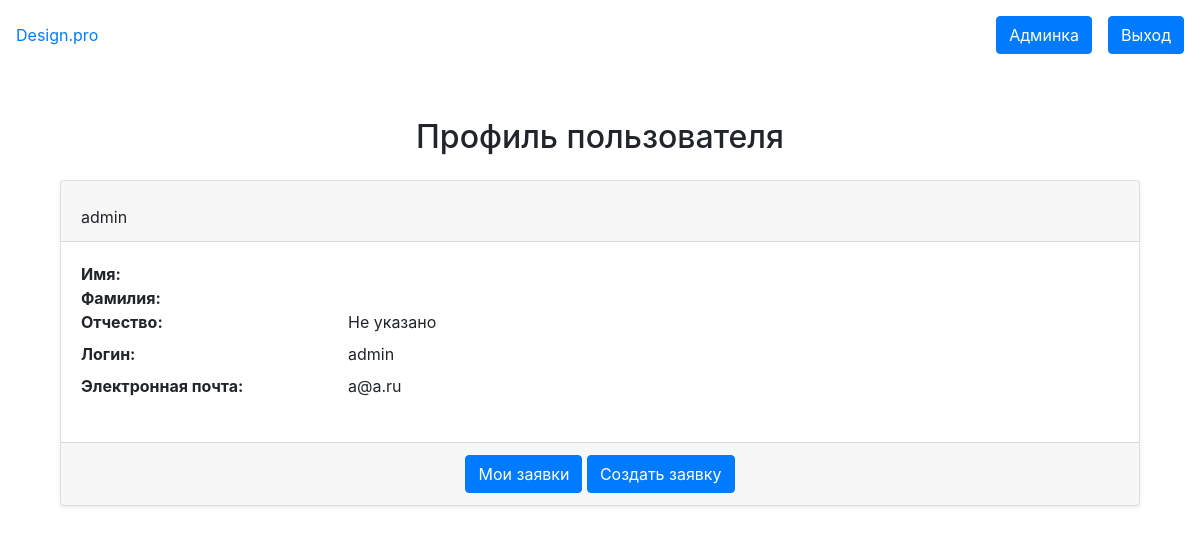
Page /interior/profile/1 on the committed database.
### interior/models.py (models this page shows, shortened)
class User(AbstractUser):
    name = models.CharField(max_length=50, verbose_name='Имя')
    surname= models.CharField(max_length=50, verbose_name='Фамилия')
    patronymic = models.CharField(max_length=50, verbose_name='Отчество', blank=True, null=True)
    username = models.CharField(max_length=255, verbose_name='Логин', unique=True)
    email = models.EmailField(max_length=255, verbose_name='Почта')
    password = models.CharField(max_length=255, verbose_name='Пароль')
    USERNAME_FIELD = 'username'

### interior/views.py (the view)
# urls.py: path('profile/<int:pk>', views.Profile.as_view(), name='profile'),
class Profile(generic.DetailView):
    model = User
    template_name = 'interior/profile.html'
    def get_context_data(self, **kwargs):
        context = super().get_context_data(**kwargs)
        user_requests_count = Request.objects.filter(user=self.object).count()
        context['user_requests_count'] = user_requests_count
        return context

### interior/templates/interior/profile.html (shortened to what this page needs)
{% extends 'base.html' %}
{% block content %}
<div class="container mt-5">
    <h2 class="mb-4 text-center">Профиль пользователя</h2>
    <div class="card shadow-sm">
        <div class="card-header">
            <p class="card-text">{{ user.username }}</p>
        </div>
        <div class="card-body">
            <dl class="row">
                <dt class="col-sm-3">Имя:</dt>
                <dd class="col-sm-9">{{ user.name }}</dd>
                <dt class="col-sm-3">Фамилия:</dt>
                <dd class="col-sm-9">{{ user.surname }}</dd>
                <dt class="col-sm-3">Отчество:</dt>
                <dd class="col-sm-9">{{ user.patronymic|default:"Не указано" }}</dd>
                <dt class="col-sm-3">Логин:</dt>
                <dd class="col-sm-9">{{ user.username }}</dd>
                <dt class="col-sm-3">Электронная почта:</dt>
                <dd class="col-sm-9">{{ user.email }}</dd>
            </dl>
        </div>
        <div class="card-footer text-center">
            <a href="{% url 'profile-requests' user.id %}" class="btn btn-primary">Мои заявки</a>
            {% if user_requests_count <= 3 %}
                <a href="{% url 'request-create' %}" class="btn btn-primary">Создать заявку</a>
            {% endif %}
        </div>
    </div>
</div>
{% endblock %}

### rows in the picture
User: username "admin", patronymic "Не указано", email "a@a.ru"
